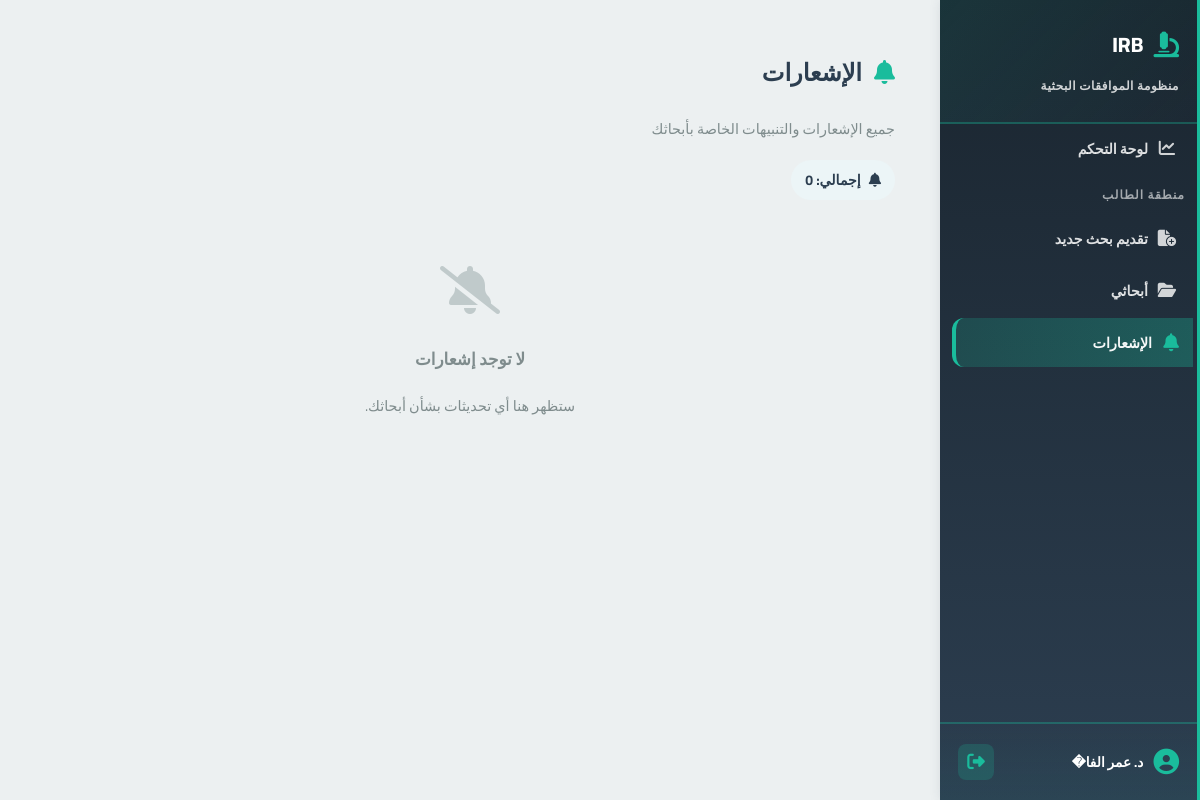
The app's page /features/student/student_notifications.php (signed in), older data.
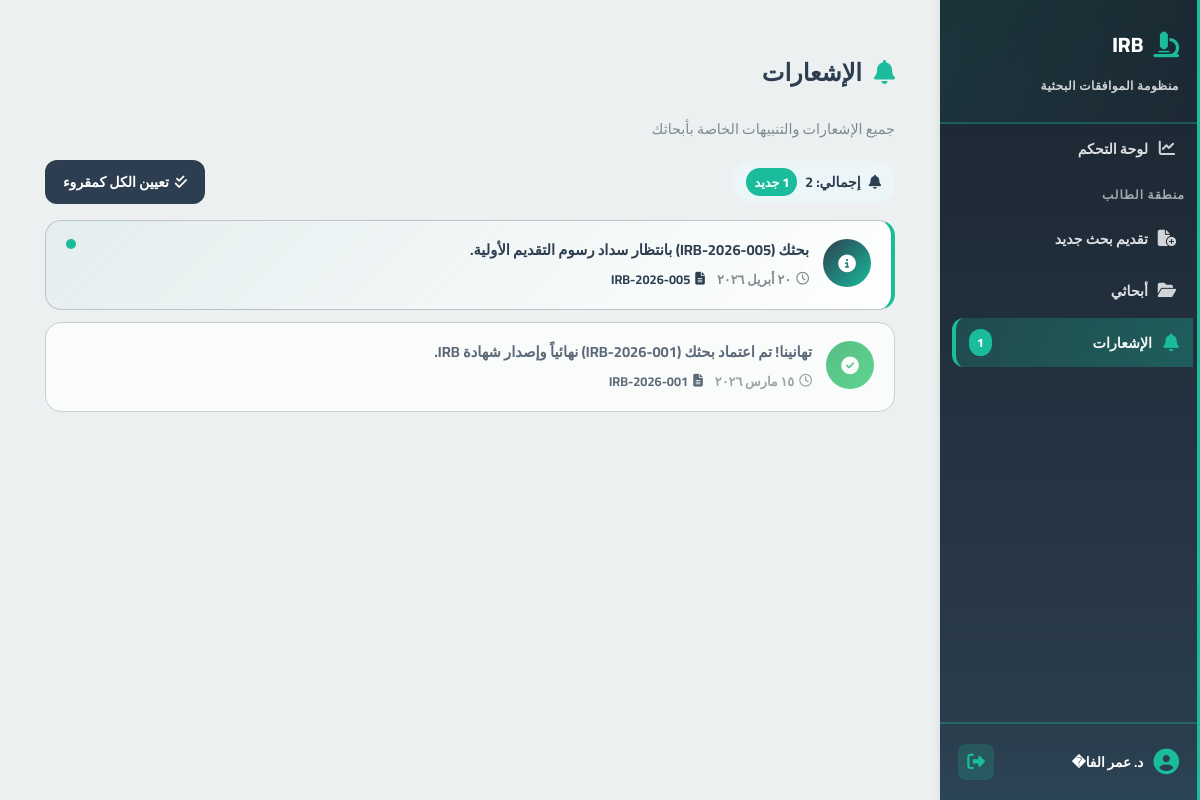
The same page, newer data.
### tables this page shows
CREATE TABLE notifications (
    id INT AUTO_INCREMENT PRIMARY KEY,
    user_id INT,
    application_id INT NULL,
    message TEXT,
    channel ENUM('system','email','sms'),
    is_read BOOLEAN DEFAULT FALSE,
    created_at TIMESTAMP DEFAULT CURRENT_TIMESTAMP,
    FOREIGN KEY (user_id) REFERENCES users(id) ON DELETE CASCADE,
    FOREIGN KEY (application_id) REFERENCES applications(id) ON DELETE SET NULL
);

CREATE TABLE applications (
    id INT AUTO_INCREMENT PRIMARY KEY,
    student_id INT,
    serial_number VARCHAR(50) UNIQUE,
    title TEXT,
    principal_investigator VARCHAR(255),
    co_investigators JSON,
    current_stage ENUM(
        'pending_admin', 'awaiting_initial_payment', 'awaiting_sample_calc',
        'awaiting_sample_payment', 'under_review','approved_by_reviewer','approved', 'rejected'
    ) DEFAULT 'pending_admin',
    is_blinded BOOLEAN DEFAULT TRUE,
    created_at TIMESTAMP DEFAULT CURRENT_TIMESTAMP,
    updated_at TIMESTAMP DEFAULT CURRENT_TIMESTAMP ON UPDATE CURRENT_TIMESTAMP,
    FOREIGN KEY (student_id) REFERENCES users(id) ON DELETE CASCADE,
    INDEX(student_id),
    INDEX(current_stage)
);

### classes/Database.php (called while the page is built, shortened)
<?php
class Database
{
    public function __construct()
    {
        $env = require __DIR__ . '/../includes/env.php';
        $this->host = $env['DB_HOST'];
        $this->user = $env['DB_USER'];
        $this->pass = $env['DB_PASS'];
        $this->db = $env['DB_NAME'];
        $this->port = $env['DB_PORT'];
        $this->conn = new mysqli($this->host, $this->user, $this->pass, $this->db, $this->port);
    }
}
?>

### classes/Applications.php (called while the page is built, shortened)
<?php
require_once __DIR__ . '/Database.php';
class Applications {
    private $db;
    public function __construct() {
        $database = new Database();
        $this->db = $database->conn;
    }
    public function getStudentNotifications($student_id) {
        $sql = "SELECT n.*, a.serial_number, a.title as app_title
                FROM notifications n
                LEFT JOIN applications a ON n.application_id = a.id
                WHERE n.user_id = ?
                ORDER BY n.is_read ASC, n.created_at DESC";
        $stmt = $this->db->prepare($sql);
        $stmt->bind_param("i", $student_id);
        $stmt->execute();
        $result = $stmt->get_result();
        $notifs = [];
        while ($row = $result->fetch_assoc()) {
            $notifs[] = $row;
        }
        return $notifs;
    }
    public function getUnreadNotificationCount($student_id) {
        $sql = "SELECT COUNT(*) as cnt FROM notifications WHERE user_id = ? AND is_read = 0";
        $stmt = $this->db->prepare($sql);
        $stmt->bind_param("i", $student_id);
        $stmt->execute();
        $result = $stmt->get_result();
        $row = $result->fetch_assoc();
        return (int)$row['cnt'];
    }
}
?>

### includes/irb_helpers.php (called while the page is built, shortened)
<?php
if (!function_exists('irb_convert_to_arabic_digits')) {
    function irb_convert_to_arabic_digits($value)
    {
        return strtr((string) $value, [
            '0' => '٠',
            '1' => '١',
            '2' => '٢',
            '3' => '٣',
            '4' => '٤',
            '5' => '٥',
            '6' => '٦',
            '7' => '٧',
            '8' => '٨',
            '9' => '٩',
        ]);
    }
}
if (!function_exists('irb_format_arabic_date')) {
    function irb_format_arabic_date($dateValue)
    {
        try {
            $date = new DateTime($dateValue);
            $arabicMonths = [
                1 => 'يناير',
                2 => 'فبراير',
                3 => 'مارس',
                4 => 'أبريل',
                5 => 'مايو',
                6 => 'يونيو',
                7 => 'يوليو',
                8 => 'أغسطس',
                9 => 'سبتمبر',
                10 => 'أكتوبر',
                11 => 'نوفمبر',
                12 => 'ديسمبر',
            ];
            $day = irb_convert_to_arabic_digits($date->format('j'));
            $month = $arabicMonths[(int) $date->format('n')];
            $year = irb_convert_to_arabic_digits($date->format('Y'));
            return $day . ' ' . $month . ' ' . $year;
        } catch (Exception $exception) {
            return (string) $dateValue;
        }
    }
}

### features/student/student_notifications.php (the view, shortened to what this page needs)
<?php
require_once __DIR__ . '/../../classes/Applications.php';
require_once __DIR__ . '/../../includes/irb_helpers.php';
$appObj = new Applications();
$student_id = $_SESSION['user_id'];
$notifications = $appObj->getStudentNotifications($student_id);
$unreadCount = $appObj->getUnreadNotificationCount($student_id);
?>
<!DOCTYPE html>
<html lang="ar" dir="rtl">
<head>
    <link rel="stylesheet" href="https://cdnjs.cloudflare.com/ajax/libs/font-awesome/6.4.0/css/all.min.css">
    <link rel="stylesheet" href="/irb-digital-system/includes/style.css">
    <link rel="stylesheet" href="/irb-digital-system/assets/css/global.css">
</head>
<body>
    <?php include __DIR__ . '/../../includes/sidebar.php'; ?>
    <div class="content">
        <h2 class="page-title"><i class="fa-solid fa-bell"></i> الإشعارات</h2>
        <p class="page-subtitle">جميع الإشعارات والتنبيهات الخاصة بأبحاثك</p>
        <div class="notif-header">
            <span class="notif-count"><i class="fa-solid fa-bell"></i> إجمالي: <?= count($notifications) ?> <?php if ($unreadCount > 0): ?><span class="badge"><?= $unreadCount ?> جديد</span><?php endif; ?></span>
            <?php if ($unreadCount > 0): ?>
                <form method="POST" style="margin:0"><button type="submit" name="mark_all_read" class="btn-mark-all"><i class="fa-solid fa-check-double"></i> تعيين الكل كمقروء</button></form>
            <?php endif; ?>
        </div>
        <?php if (empty($notifications)): ?>
            <div class="empty-state"><i class="fa-solid fa-bell-slash"></i><p style="font-weight:700;font-size:1.05rem">لا توجد إشعارات</p><p style="font-size:0.9rem">ستظهر هنا أي تحديثات بشأن أبحاثك.</p></div>
        <?php else: ?>
            <div class="notif-list">
                <?php foreach ($notifications as $notif):
                    $isUnread = !$notif['is_read'];
                    $msg = $notif['message'];
                    if (strpos($msg, 'تعديلات') !== false) { $iconType = 'type-warning'; $icon = 'fa-triangle-exclamation'; }
                    elseif (strpos($msg, 'رفض') !== false) { $iconType = 'type-danger'; $icon = 'fa-circle-xmark'; }
                    elseif (strpos($msg, 'اعتماد') !== false || strpos($msg, 'تهانينا') !== false) { $iconType = 'type-success'; $icon = 'fa-circle-check'; }
                    else { $iconType = 'type-info'; $icon = 'fa-info-circle'; }
                ?>
                    <a href="notification_details.php?id=<?= $notif['id'] ?>" class="notif-card <?= $isUnread ? 'unread' : 'read' ?>">
                        <div class="notif-icon <?= $iconType ?>"><i class="fa-solid <?= $icon ?>"></i></div>
                        <div class="notif-body">
                            <div class="notif-msg"><?= htmlspecialchars($msg) ?></div>
                            <div class="notif-meta">
                                <span class="notif-time"><i class="fa-regular fa-clock"></i> <?= htmlspecialchars(irb_format_arabic_date($notif['created_at'])) ?></span>
                                <?php if (!empty($notif['serial_number'])): ?>
                                    <span class="notif-app"><i class="fa-solid fa-file-lines"></i> <?= htmlspecialchars($notif['serial_number']) ?></span>
                                <?php endif; ?>
                            </div>
                        </div>
                        <?php if ($isUnread): ?><div class="notif-unread-dot"></div><?php endif; ?>
                    </a>
                <?php endforeach; ?>
            </div>
        <?php endif; ?>
    </div>
</body>
</html>

### includes/sidebar.php (shortened to what this page needs)
<?php
$currentSidebarPath = parse_url($_SERVER['REQUEST_URI'] ?? '', PHP_URL_PATH) ?? '';
function irb_sidebar_is_active($paths)
{
    global $currentSidebarPath;
    foreach ((array) $paths as $path) {
        if ($currentSidebarPath === $path) {
            return true;
        }
    }
    return false;
}
?>
<aside class="sidebar">
    <div class="sidebar-header">
        <div class="sidebar-logo">
            <i class="fa-solid fa-microscope"></i>
            <span>IRB</span>
        </div>
        <p class="sidebar-subtitle">منظومة الموافقات البحثية</p>
    </div>
    <ul class="sidebar-menu">
        <li class="menu-item">
            <a href="/irb-digital-system/dashboard.php" class="menu-link<?= irb_sidebar_is_active(['/irb-digital-system/dashboard.php']) ? ' is-active' : '' ?>">
                <i class="fa-solid fa-chart-line"></i>
                <span>لوحة التحكم</span>
            </a>
        </li>
        <?php if(isset($_SESSION['role']) && $_SESSION['role'] === 'student'): ?>
            <?php
                require_once __DIR__ . '/../classes/Applications.php';
                $sidebarAppObj = new Applications();
                $sidebarUnread = $sidebarAppObj->getUnreadNotificationCount($_SESSION['user_id']);
            ?>
            <li class="menu-category">
                <span class="category-label">منطقة الطالب</span>
            </li>
            <li class="menu-item">
                <a href="/irb-digital-system/features/student/apply.php" class="menu-link<?= irb_sidebar_is_active(['/irb-digital-system/features/student/apply.php']) ? ' is-active' : '' ?>">
                    <i class="fa-solid fa-file-circle-plus"></i>
                    <span>تقديم بحث جديد</span>
                </a>
            </li>
            <li class="menu-item">
                <a href="/irb-digital-system/features/student/student_researches.php" class="menu-link<?= irb_sidebar_is_active(['/irb-digital-system/features/student/student_researches.php', '/irb-digital-system/features/student/student_research_details.php', '/irb-digital-system/features/student/update_application.php']) ? ' is-active' : '' ?>">
                    <i class="fa-solid fa-folder-open"></i>
                    <span>أبحاثي</span>
                </a>
            </li>
            <li class="menu-item">
                <a href="/irb-digital-system/features/student/student_notifications.php" class="menu-link<?= irb_sidebar_is_active(['/irb-digital-system/features/student/student_notifications.php', '/irb-digital-system/features/student/notification_details.php']) ? ' is-active' : '' ?>">
                    <i class="fa-solid fa-bell"></i>
                    <span>الإشعارات</span>
                    <?php if ($sidebarUnread > 0): ?>
                        <span style="background:var(--accent-base);color:white;padding:2px 8px;border-radius:999px;font-size:0.75rem;font-weight:800;margin-right:auto;"><?= $sidebarUnread ?></span>
                    <?php endif; ?>
                </a>
            </li>
        <?php endif; ?>
    </ul>
    <div class="sidebar-footer">
        <div class="user-info">
            <i class="fa-solid fa-user-circle"></i>
            <span class="user-name"><?= isset($_SESSION['full_name']) ? htmlspecialchars(substr($_SESSION['full_name'], 0, 20)) : 'المستخدم' ?></span>
        </div>
        <a href="/irb-digital-system/features/auth/logout.php" class="logout-btn">
            <i class="fa-solid fa-right-from-bracket"></i>
        </a>
    </div>
</aside>

### includes/style.css (style rules this page uses)
:root { --primary: var(--primary-base); --surface: var(--bg-surface); --background: var(--bg-page); --text-dark: var(--text-main); --text-light: var(--text-muted); --border: var(--border-light); }
* { box-sizing: border-box; }
body { margin: 0; font-family: 'Cairo', sans-serif; background-color: var(--background); color: var(--text-dark); }
.sidebar { width: 260px; background: var(--bg-surface); border-right: 3px solid var(--primary-base); box-shadow: 2px 0 8px rgba(44, 62, 80, 0.08); overflow-y: auto; }
.sidebar-menu { list-style: none; padding: 0; margin: 0; }
.sidebar-menu li { margin-bottom: 8px; padding: 0 12px; }
.sidebar-menu li a { display: flex; align-items: center; gap: 15px; padding: 14px 18px; color: var(--text-muted); text-decoration: none; font-weight: 600; font-size: 1.05rem; transition: all var(--transition-smooth); border-left: 4px solid transparent; border-radius: var(--radius-md) 0 0 var(--radius-md); }
.sidebar-menu li a i { font-size: 1.3rem; width: 28px; text-align: center; color: var(--text-muted); transition: all var(--transition-smooth); }

### assets/css/global.css (style rules this page uses)
:root { --primary-light: #ecf5f7; --primary-base: #2c3e50; --primary-dark: #1a252f; --accent-light: #d5f4f1; --accent-base: #1abc9c; --accent-dark: #16a085; --success-light: #d5f4e6; --success-base: #27ae60; --warning-light: #fdebd0; --warning-base: #f39c12; --alert-light: #fadbd8; --alert-base: #e74c3c; --bg-page: #ecf0f1; --bg-surface: #ffffff; --text-main: #2c3e50; --text-muted: #7f8c8d; --border-light: #bdc3c7; --border-dark: #95a5a6; --status-approved-bg: #d5f4e6; --status-approved-text: #27ae60; --status-pending-bg: #fdebd0; --status-pending-text: #d68910; --status-rejected-bg: #fadbd8; --status-rejected-text: #c0392b; --radius-sm: 8px; --radius-md: 12px; --radius-lg: 16px; --shadow-sm: 0 2px 4px rgba(44, 62, 80, 0.1); --shadow-md: 0 4px 8px rgba(44, 62, 80, 0.12); --shadow-lg: 0 8px 16px rgba(44, 62, 80, 0.15); --transition-smooth: 0.3s ease; --shadow-lg: 0 10px 15px -3px rgba(15, 23, 42, 0.08), 0 4px 6px -4px rgba(15, 23, 42, 0.04); --shadow-glow: 0 0 15px rgba(6, 182, 212, 0.3); }

Row changes from the older to the newer data that the page shows:
added notifications: message "بحثك (IRB-2026-005) بانتظار سداد رسوم التقديم الأولية.", created_at "٢٠ أبريل ٢٠٢٦", application.serial_number "IRB-2026-005", is_read 0 (drawn)
added notifications: message "تهانينا! تم اعتماد بحثك (IRB-2026-001) نهائياً وإصدار شهادة IRB.", created_at "١٥ مارس ٢٠٢٦", application.serial_number "IRB-2026-001", is_read 1 (drawn)
Text that changed along with them:
$sidebarUnread: (not shown) → "1"
count($notifications): "0" → "2"
text no longer shown: "لا توجد إشعارات ستظهر هنا أي تحديثات بشأن أبحاثك."
text now shown: "جديد تعيين الكل كمقروء"
